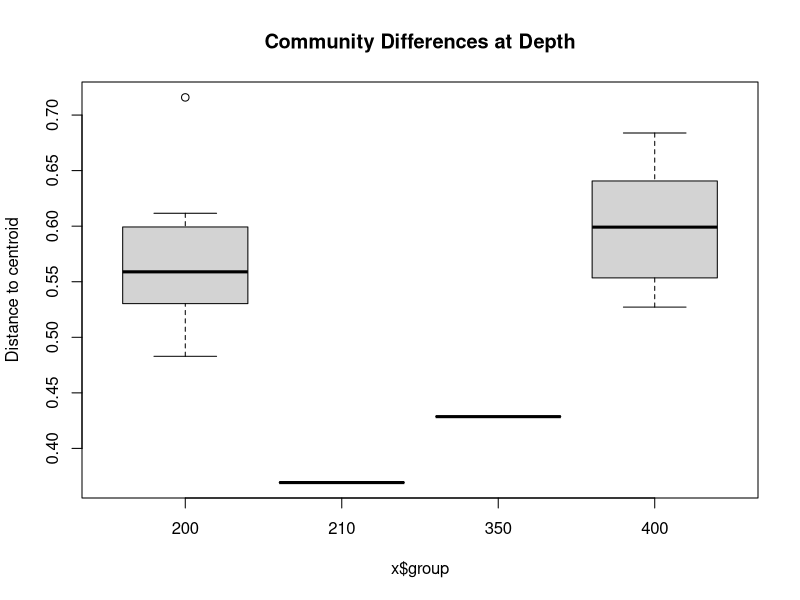
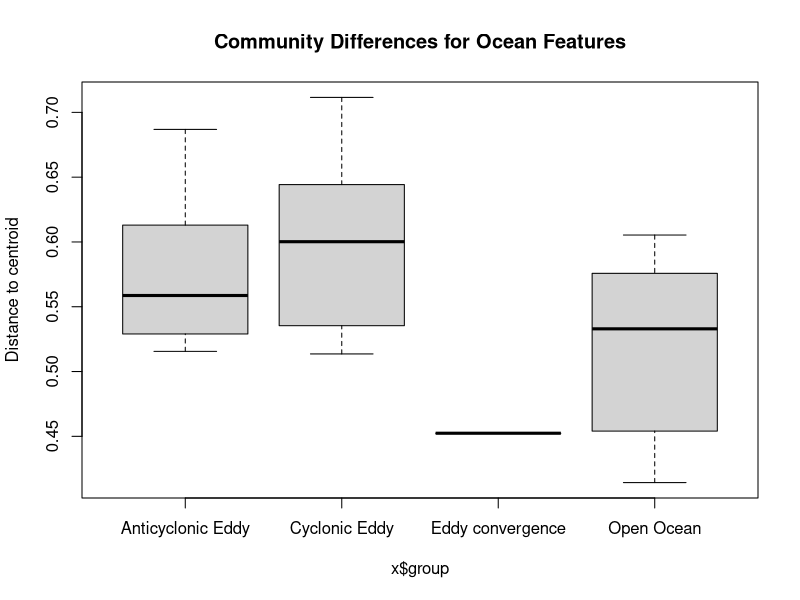
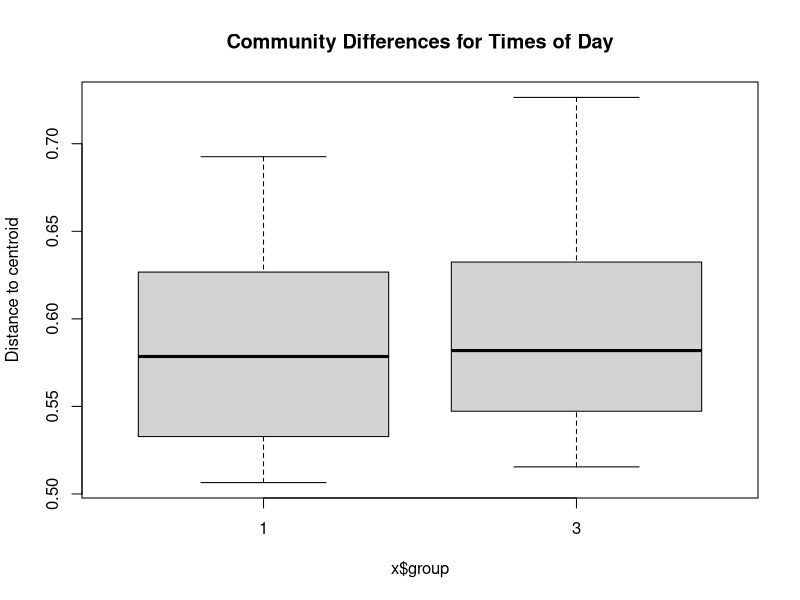
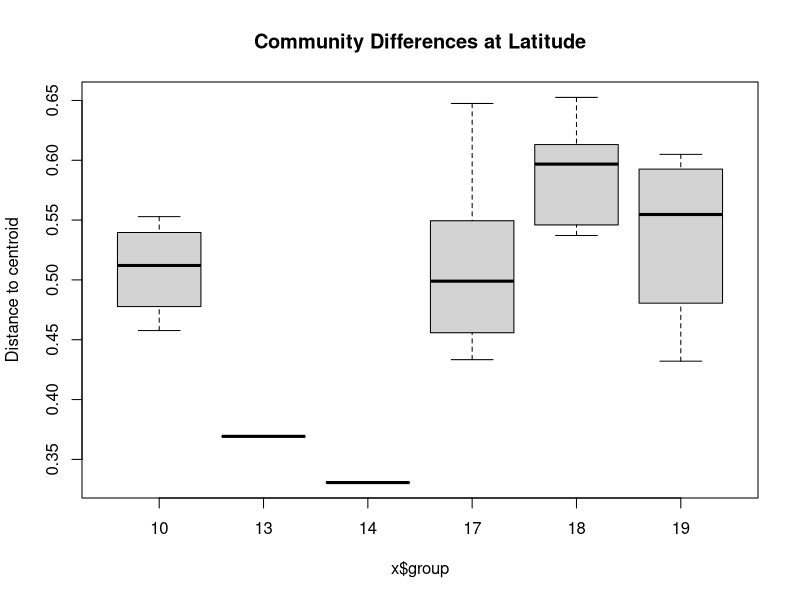
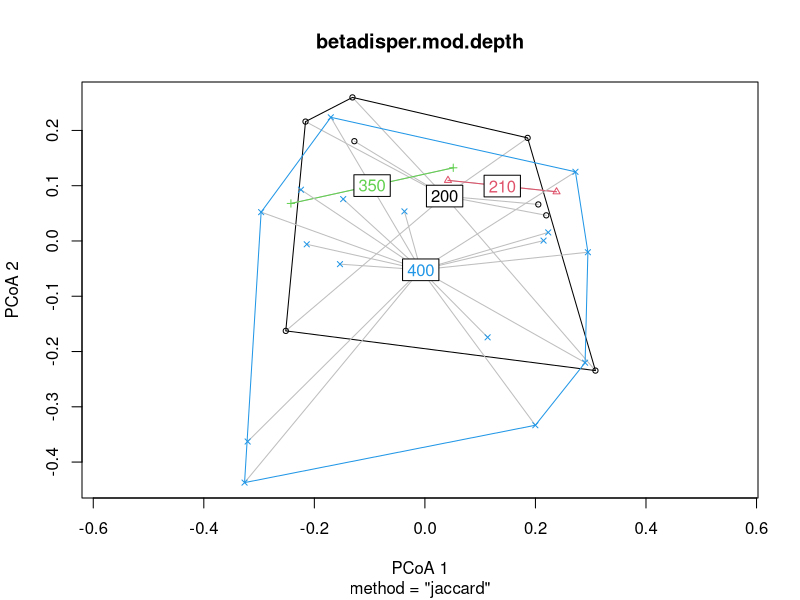
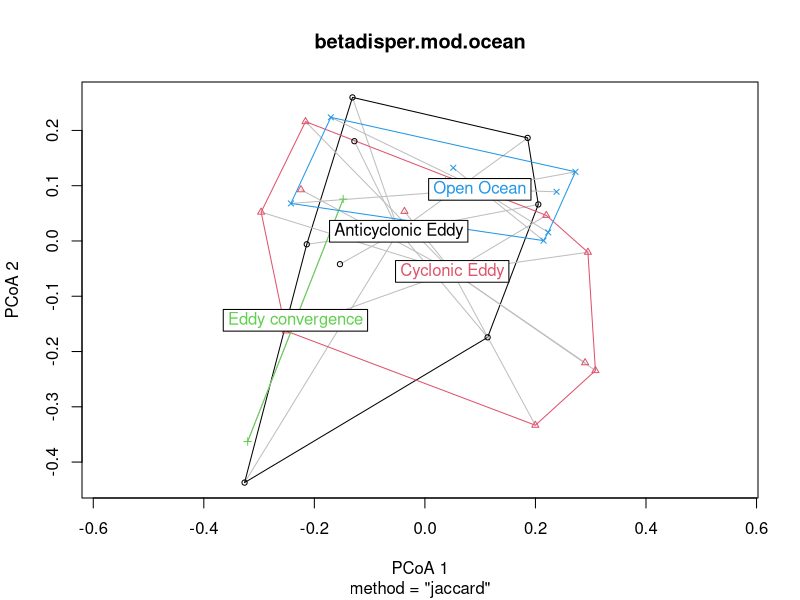
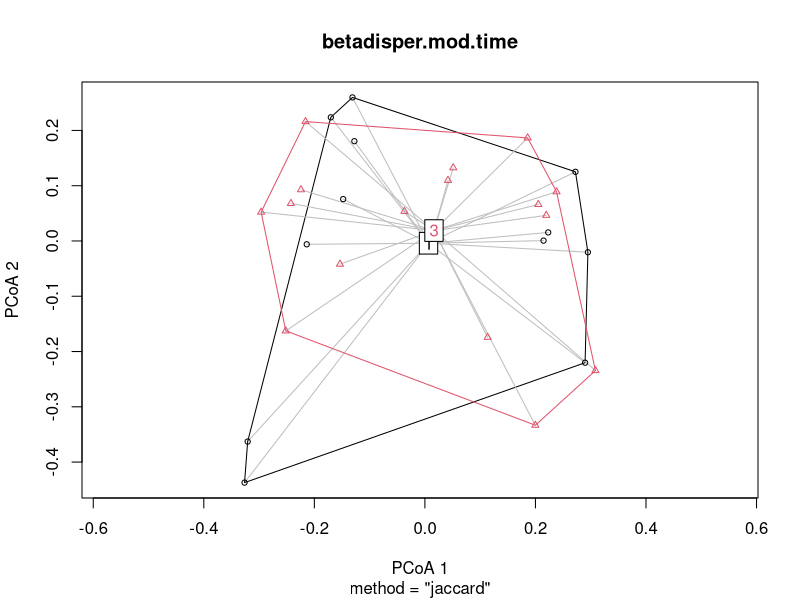
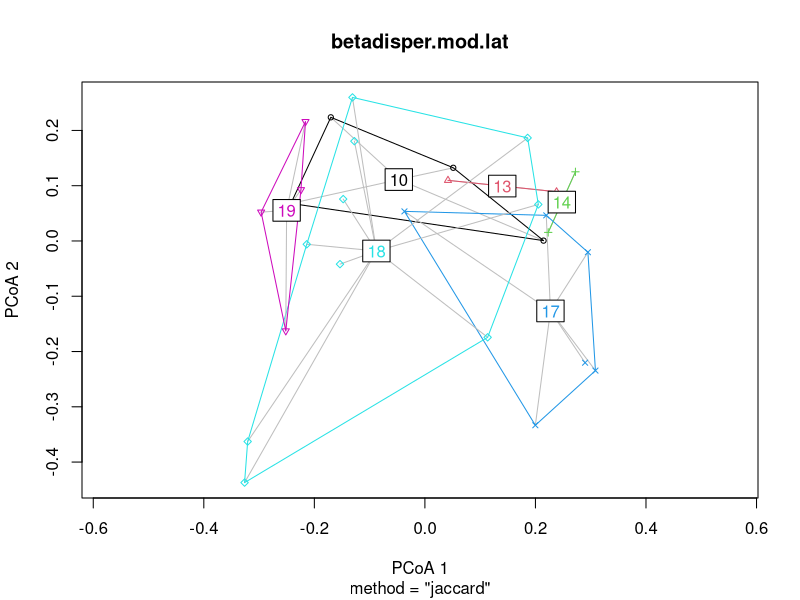

Write the R code that produced these figures, in order. (Note: this script raises an error after producing the figures.)
## ---- chunk 1
knitr::opts_chunk$set(echo = TRUE)
library(vegan)
library(ggplot2)

setwd("~/teamedna")

# Read order counts
order.taxa <- read.csv("corder_taxa.csv")
order.taxa[is.na(order.taxa)] <- 0  # Replace NaN & Inf with NA
order.taxa.trimmed <- order.taxa[11:38,]

#Read metadata
all.metadata <- read.csv("metadata.csv")

# Group by time
time.div.hours <- as.integer(all.metadata$Start.Time/100)
time.div <- as.integer(time.div.hours/6)
all.metadata$TimeGroup <- time.div


# 11:38 removes the first 3 nearshore sites
all.metadata2 <- all.metadata[11:38,]

# this code effectively just categorizes swordfish seamount as a cyclonic eddy
ocean.type <- c("Cyclonic Eddy",         "Cyclonic Eddy",         "Cyclonic Eddy",         "Cyclonic Eddy",        
"Eddy convergence",      "Eddy convergence",      "Anticyclonic eddy",    "Anticyclonic eddy",   
"Anticyclonic eddy",    "Anticyclonic eddy",    "Anticyclonic eddy",     "Anticyclonic eddy",    
"Anticyclonic eddy",     "Anticyclonic eddy",     "Edge of Cyclonic Eddy", "Edge of Cyclonic Eddy",
"Edge of Cyclonic Eddy", "Edge of Cyclonic Eddy", "Cyclonic Eddy",         "Cyclonic Eddy",        
"Open Ocean", "Open Ocean", "Open Ocean", "Open Ocean",                                                 
"Open Ocean", "Open Ocean",       "Open Ocean", "Open Ocean") 
all.metadata2$OceanType <- ocean.type # note this merges all the open ocean samples under one factor


## ---- chunk 2

# Trying anova dissimilarity index
station.ano.dissim <- anosim(order.taxa.trimmed, grouping = all.metadata2$STATION.NUMBER) # Insignificant difference
depth.ano.dissim <- anosim(order.taxa.trimmed, grouping = all.metadata2$DEPTH) # Insignificant difference
time.ano.dissim <- anosim(order.taxa.trimmed, grouping = all.metadata2$TimeGroup) # Significant difference - but not super explanatory
ocean.ano.dissim <- anosim(order.taxa.trimmed, grouping = all.metadata2$OceanType) # Significant difference - not super explanatory
lat.ano.dissim <- anosim(order.taxa.trimmed, grouping = all.metadata2$LatDeg) # Insignificant difference
## ---- chunk 3
# Trying mrpp dissimilarity index
station.mrpp.dissim <- mrpp(order.taxa.trimmed, grouping = all.metadata2$STATION.NUMBER, distance = "bray") # Significant
station.mrpp.dissim
depth.mrpp.dissim <- mrpp(order.taxa.trimmed, grouping = all.metadata2$DEPTH, distance = "bray") # Significant
depth.mrpp.dissim
time.mrpp.dissim <- mrpp(order.taxa.trimmed, grouping = all.metadata2$TimeGroup, distance = "bray") # Significant 
time.mrpp.dissim
ocean.mrpp.dissim <- mrpp(order.taxa.trimmed, grouping = all.metadata2$OceanType, distance = "bray") # Insignificant
ocean.mrpp.dissim
lat.mrpp.dissim <- mrpp(order.taxa.trimmed, grouping = all.metadata2$LatDeg, distance = "bray") # Significant
lat.mrpp.dissim

# Trying mrpp dissimilarity index with Jaccard 
# (see https://onlinelibrary.wiley.com/doi/pdfdirect/10.1002/edn3.239 for suggestion)
station.mrpp.dissim <- mrpp(order.taxa.trimmed, grouping = all.metadata2$STATION.NUMBER, distance = "jaccard") # Significant
station.mrpp.dissim
depth.mrpp.dissim <- mrpp(order.taxa.trimmed, grouping = all.metadata2$DEPTH, distance = "jaccard") # Significant
depth.mrpp.dissim
time.mrpp.dissim <- mrpp(order.taxa.trimmed, grouping = all.metadata2$TimeGroup, distance = "jaccard") # Insignificant 
time.mrpp.dissim
ocean.mrpp.dissim <- mrpp(order.taxa.trimmed, grouping = all.metadata2$OceanType, distance = "jaccard") # Insignificant
ocean.mrpp.dissim
lat.mrpp.dissim <- mrpp(order.taxa.trimmed, grouping = all.metadata2$LatDeg, distance = "jaccard") # Significant
lat.mrpp.dissim

# Tried for DNA again
dna.mrpp.dissim <- mrpp(order.taxa.trimmed, grouping = all.metadata2$DNA.extracted., distance = "bray") # Insignificant
dna.mrpp.dissim
## ---- chunk 4
# Trying adonis dissimilarity index, these seems more common for edna
station.adonis.dissim <- adonis2(order.taxa.trimmed ~ STATION.NUMBER, all.metadata2) # Residual explains more than station num
depth.adonis.dissim <- adonis2(order.taxa.trimmed ~ DEPTH, all.metadata2) # Depth was not stronger than residual
time.adonis.dissim <- adonis2(order.taxa.trimmed ~ TimeGroup, all.metadata2) # Time group has poor (but mildly significant) explanatory power
ocean.adonis.dissim <- adonis2(order.taxa.trimmed ~ OceanType, all.metadata2) # Insignificant explanatory poer
ocean.adonis.dissim
lat.adonis.dissim <- adonis2(order.taxa.trimmed ~ LatDeg, all.metadata2) # Insignificant explanatory poer
lat.adonis.dissim

# Trying adonis dissimilarity index with formula interactions

depth.time.adonis.dissim <- adonis2(order.taxa.trimmed ~ DEPTH + TimeGroup, all.metadata2) # both are significant but ocean type explains more, large residual though
depth.time.adonis.dissim

ocean.station.adonis.dissim <- adonis2(order.taxa.trimmed ~ OceanType + STATION.NUMBER, all.metadata2) # Depth has strongly explanatory power than time
ocean.station.adonis.dissim

depth.mult.time.adonis.dissim <- adonis2(order.taxa.trimmed ~ DEPTH * TimeGroup, all.metadata2) # Depth has strongly explanatory power than time or interaction with time
depth.mult.time.adonis.dissim

all.adonis.dissim <- adonis2(order.taxa.trimmed ~ DEPTH + LatDeg + OceanType, all.metadata2) # depth is most significant, ocean type is weakly significant, time instead of depth holds too
all.adonis.dissim

time.adonis.dissim <- adonis2(order.taxa.trimmed ~ TimeGroup, all.metadata2) # Time group has poor (but mildly significant) explanatory power
ocean.adonis.dissim <- adonis2(order.taxa.trimmed ~ OceanType, all.metadata2) # Insignificant explanatory poer
lat.adonis.dissim <- adonis2(order.taxa.trimmed ~ LatDeg, all.metadata2) # Insignificant explanatory poer
lat.adonis.dissim

station.adonis.dissim <- adonis(order.taxa.trimmed ~ STATION.NUMBER, all.metadata2) # Residual explains more than station num
station.adonis.dissim
depth.adonis.dissim <- adonis(order.taxa.trimmed ~ DEPTH, all.metadata2) # Depth has stronger explanatory power than residual
depth.adonis.dissim
time.adonis.dissim <- adonis(order.taxa.trimmed ~ TimeGroup, all.metadata2) # Time group has poor (but mildly significant) explanatory power
time.adonis.dissim
ocean.adonis.dissim <- adonis(order.taxa.trimmed ~ OceanType, all.metadata2) # Insignificant explanatory poer
lat.adonis.dissim <- adonis(order.taxa.trimmed ~ LatDeg, all.metadata2) # Insignificant explanatory poer
lat.adonis.dissim
## ---- chunk 5
# Checking our data to see if we did it right lmao
lib.ano.dissim <- anosim(order.taxa.trimmed, grouping = all.metadata2$Library.No) # Insignificant difference
pcr.ano.dissim <- anosim(order.taxa.trimmed, grouping = all.metadata2$PCR.No.) # Insignificant difference
dna.ano.dissim <- anosim(order.taxa.trimmed, grouping = all.metadata2$DNA.extracted.) # Significant difference
niskin.ano.dissim <- anosim(order.taxa.trimmed, grouping = all.metadata2$Niskin.Bottle) # Significant difference


sampling.adonis.dissim <- adonis2(order.taxa.trimmed ~ DNA.extracted. + Library.No + PCR.No., all.metadata2) # none of these are super significant (library number mildly significant)
sampling.adonis.dissim

## ---- chunk 6

# Trying all of this with a distance matrix instead of community matrix - same trends seem to hold

dist.order <- vegdist(order.taxa.trimmed, method = "jaccard")
## ---- chunk 7

# Trying anova dissimilarity index
station.ano.dissim <- anosim(dist.order, grouping = all.metadata2$STATION.NUMBER) # Insignificant difference
depth.ano.dissim <- anosim(dist.order, grouping = all.metadata2$DEPTH) # Insignificant difference
time.ano.dissim <- anosim(dist.order, grouping = all.metadata2$TimeGroup) # Significant difference - but not super explanatory
ocean.ano.dissim <- anosim(dist.order, grouping = all.metadata2$OceanType) # Significant difference - not super explanatory
lat.ano.dissim <- anosim(dist.order, grouping = all.metadata2$LatDeg) # Insignificant difference
## ---- chunk 8
# Trying mrpp dissimilarity index
station.mrpp.dissim <- mrpp(dist.order, grouping = all.metadata2$STATION.NUMBER, distance = "bray") # Significant
station.mrpp.dissim
depth.mrpp.dissim <- mrpp(dist.order, grouping = all.metadata2$DEPTH, distance = "bray") # Significant
depth.mrpp.dissim
time.mrpp.dissim <- mrpp(dist.order, grouping = all.metadata2$TimeGroup, distance = "bray") # Significant 
time.mrpp.dissim
ocean.mrpp.dissim <- mrpp(dist.order, grouping = all.metadata2$OceanType, distance = "bray") # Insignificant
ocean.mrpp.dissim
lat.mrpp.dissim <- mrpp(dist.order, grouping = all.metadata2$LatDeg, distance = "bray") # Significant
lat.mrpp.dissim

# Trying mrpp dissimilarity index with Jaccard 
# (see https://onlinelibrary.wiley.com/doi/pdfdirect/10.1002/edn3.239 for suggestion)
station.mrpp.dissim <- mrpp(dist.order, grouping = all.metadata2$STATION.NUMBER, distance = "jaccard") # Significant
station.mrpp.dissim
depth.mrpp.dissim <- mrpp(dist.order, grouping = all.metadata2$DEPTH, distance = "jaccard") # Significant
depth.mrpp.dissim
time.mrpp.dissim <- mrpp(dist.order, grouping = all.metadata2$TimeGroup, distance = "jaccard") # Insignificant 
time.mrpp.dissim
ocean.mrpp.dissim <- mrpp(dist.order, grouping = all.metadata2$OceanType, distance = "jaccard") # Insignificant
ocean.mrpp.dissim
lat.mrpp.dissim <- mrpp(dist.order, grouping = all.metadata2$LatDeg, distance = "jaccard") # Significant
lat.mrpp.dissim

# Tried for DNA again
dna.mrpp.dissim <- mrpp(dist.order, grouping = all.metadata2$DNA.extracted., distance = "bray") # Insignificant
dna.mrpp.dissim
## ---- chunk 9
# Trying adonis dissimilarity index
station.adonis.dissim <- adonis2(dist.order ~ STATION.NUMBER, all.metadata2) # Residual explains more than station num
depth.adonis.dissim <- adonis2(dist.order ~ DEPTH, all.metadata2) # Depth has strongly explanatory power than residual
time.adonis.dissim <- adonis2(dist.order ~ TimeGroup, all.metadata2) # Time group has poor (but mildly significant) explanatory power
ocean.adonis.dissim <- adonis2(dist.order ~ OceanType, all.metadata2) # Insignificant explanatory poer
lat.adonis.dissim <- adonis2(dist.order ~ LatDeg, all.metadata2) # Insignificant explanatory poer
lat.adonis.dissim

# Trying adonis dissimilarity index with formula interactions

depth.time.adonis.dissim <- adonis2(dist.order ~ DEPTH + TimeGroup, all.metadata2) # both are significant but ocean type explains more, large residual though
depth.time.adonis.dissim

ocean.station.adonis.dissim <- adonis2(dist.order ~ OceanType + STATION.NUMBER, all.metadata2) # Depth has strongly explanatory power than time
ocean.station.adonis.dissim

depth.mult.time.adonis.dissim <- adonis2(dist.order ~ DEPTH * TimeGroup, all.metadata2) # Depth has strongly explanatory power than time or interaction with time
depth.mult.time.adonis.dissim

all.adonis.dissim <- adonis2(dist.order ~ DEPTH + LatDeg + OceanType, all.metadata2) # depth is most significant, ocean type is weakly significant, time instead of depth holds too
all.adonis.dissim

time.adonis.dissim <- adonis2(dist.order ~ TimeGroup, all.metadata2) # Time group has poor (but mildly significant) explanatory power
time.adonis.dissim
ocean.adonis.dissim <- adonis2(dist.order ~ OceanType, all.metadata2) # Insignificant explanatory poer
ocean.adonis.dissim
lat.adonis.dissim <- adonis2(dist.order ~ LatDeg, all.metadata2) # Insignificant explanatory poer
lat.adonis.dissim

station.adonis.dissim <- adonis(dist.order ~ STATION.NUMBER, all.metadata2) # Residual explains more than station num
station.adonis.dissim
depth.adonis.dissim <- adonis(dist.order ~ DEPTH, all.metadata2) # Depth has stronger explanatory power than residual
depth.adonis.dissim
time.adonis.dissim <- adonis(dist.order ~ TimeGroup, all.metadata2) # Time group has poor (but mildly significant) explanatory power
time.adonis.dissim
ocean.adonis.dissim <- adonis(dist.order ~ OceanType, all.metadata2) # Insignificant explanatory poer
lat.adonis.dissim <- adonis(dist.order ~ LatDeg, all.metadata2) # Insignificant explanatory poer
lat.adonis.dissim
## ---- chunk 10


# this code effectively just categorizes swordfish seamount as a cyclonic eddy
simp.ocean.type <- c("Cyclonic Eddy",         "Cyclonic Eddy",         "Cyclonic Eddy",         "Cyclonic Eddy",        
"Eddy convergence",      "Eddy convergence",      "Anticyclonic Eddy",    "Anticyclonic Eddy",   
"Anticyclonic Eddy",    "Anticyclonic Eddy",    "Anticyclonic Eddy",     "Anticyclonic Eddy",    
"Anticyclonic Eddy",     "Anticyclonic Eddy",     "Cyclonic Eddy", "Cyclonic Eddy",
"Cyclonic Eddy", "Cyclonic Eddy", "Cyclonic Eddy",         "Cyclonic Eddy",        
"Open Ocean", "Open Ocean", "Open Ocean", "Open Ocean",                                                 
"Open Ocean", "Open Ocean",       "Open Ocean", "Open Ocean") 
all.metadata2$SimpOceanType <- simp.ocean.type

## ---- chunk 11

## The person who invented this packaage agrees that beta dispersion is the best way of visualizing the results of adonis

# use depth as factor in dispersion
depths <- as.factor(all.metadata2$DEPTH)
betadisper.mod.depth <- betadisper(dist.order, depths)
betadisper.mod.depth
boxplot(betadisper.mod.depth)
title("Community Differences at Depth")

oceantype <- as.factor(all.metadata2$SimpOceanType)
betadisper.mod.ocean <- betadisper(dist.order, oceantype)
betadisper.mod.ocean
boxplot(betadisper.mod.ocean)
title("Community Differences for Ocean Features")

time <- as.factor(all.metadata2$TimeGroup)
betadisper.mod.time <- betadisper(dist.order, time)
betadisper.mod.time
boxplot(betadisper.mod.time)
title("Community Differences for Times of Day")

lat <- as.factor(all.metadata2$LatDeg)
betadisper.mod.lat <- betadisper(dist.order, lat)
betadisper.mod.lat
boxplot(betadisper.mod.lat)
title("Community Differences at Latitude")


## ---- chunk 12

set.seed(25)
permutest(betadisper.mod.depth)
plot(betadisper.mod.depth)

permutest(betadisper.mod.ocean)
plot(betadisper.mod.ocean)

permutest(betadisper.mod.time)
plot(betadisper.mod.time)

permutest(betadisper.mod.lat)
plot(betadisper.mod.lat)
## ---- chunk 13
# Checking our data to see if we did it right lmao
lib.ano.dissim <- anosim(dist.order, grouping = all.metadata2$Library.No) # Insignificant difference
pcr.ano.dissim <- anosim(dist.order, grouping = all.metadata2$PCR.No.) # Insignificant difference
dna.ano.dissim <- anosim(dist.order, grouping = all.metadata2$DNA.extracted.) # Significant difference
niskin.ano.dissim <- anosim(dist.order, grouping = all.metadata2$Niskin.Bottle) # Significant difference


sampling.adonis.dissim <- adonis2(dist.order ~ DNA.extracted. + Library.No + PCR.No., all.metadata2) # none of these are super significant (library number mildly significant)
sampling.adonis.dissim

## ---- chunk 14
# Permutations for cca

cca(order.taxa.trimmed ~ Depth, explanatory.vars)

explanatory.vars <- data.frame("Depth" = all.metadata2$DEPTH, "Station" = all.metadata2$STATION.NUMBER, "TimeGroup" = all.metadata2$TimeGroup, "Latitude" = all.metadata2$LatDeg, "OceanType" = all.metadata2$OceanType)

simple.env <- data.frame("Depth" = explanatory.vars$Depth, "OceanType" = explanatory.vars$OceanType, "Latitude" = explanatory.vars$Latitude)

ocean.chem <- data.frame("Salinity" = all.metadata2$Sal..psu., "Temperature" = all.metadata2$Temp..oC..1, "Chlorophyll" = all.metadata2$Fluoro..chl.a., "ADCP" = all.metadata2$Echo.Amplitude,  "Oxygen" = all.metadata2$O2.Seapoint..mL.L.)

cca.chem <- cca(order.taxa.trimmed ~ Salinity + Temperature + Chlorophyll + ADCP + Oxygen, ocean.chem)
stepAIC(cca(order.taxa.trimmed ~ Salinity + Temperature + Chlorophyll + ADCP + Oxygen, ocean.chem), reformulate(names(ocean.chem)))
vif.cca(cca.chem) # very strong collinearity in constraints


cca.env <- cca(order.taxa.trimmed ~ Depth + OceanType + Latitude, simple.env)
cca.more.env <- cca(order.taxa.trimmed ~ Depth + TimeGroup + OceanType + Latitude, explanatory.vars)


anova(cca.env)
anova(cca.more.env)

set.seed(1)
anova(cca.more.env, by = "axis")

m1 <- cca(dist.order ~ ., data = explanatory.vars)
set.seed(67)
lwr <- cca(dist.order ~ 1, data = explanatory.vars)
( m2 <- ordistep(lwr, scope = formula(m1), trace = FALSE) )
m2$anova

anova(cca.chem)

vif.cca(cca.env)
upr <- cca(order.taxa.trimmed ~ ., data = simple.env)
lwr <- cca(order.taxa.trimmed ~ 1, data = simple.env)
set.seed(1)
mods <- ordistep(lwr, scope = formula(upr), trace = 0)
ordiR2step(lwr, upr, trace = FALSE)
mods2 <- step(upr, scope = list(lower = formula(lwr), upper = formula(upr)), trace = 0,
              test = "perm")
mods2
mods2$anova

step(cca(order.taxa.trimmed ~ ., explanatory.vars), reformulate(names(explanatory.vars)))

stepAIC(cca(order.taxa.trimmed ~ 1, ocean.chem), scope = c("upper", "lower"), reformulate(names(ocean.chem)))


ordistep(adonis2(order.taxa.trimmed ~ 1, explanatory.vars), reformulate(names(explanatory.vars)))

